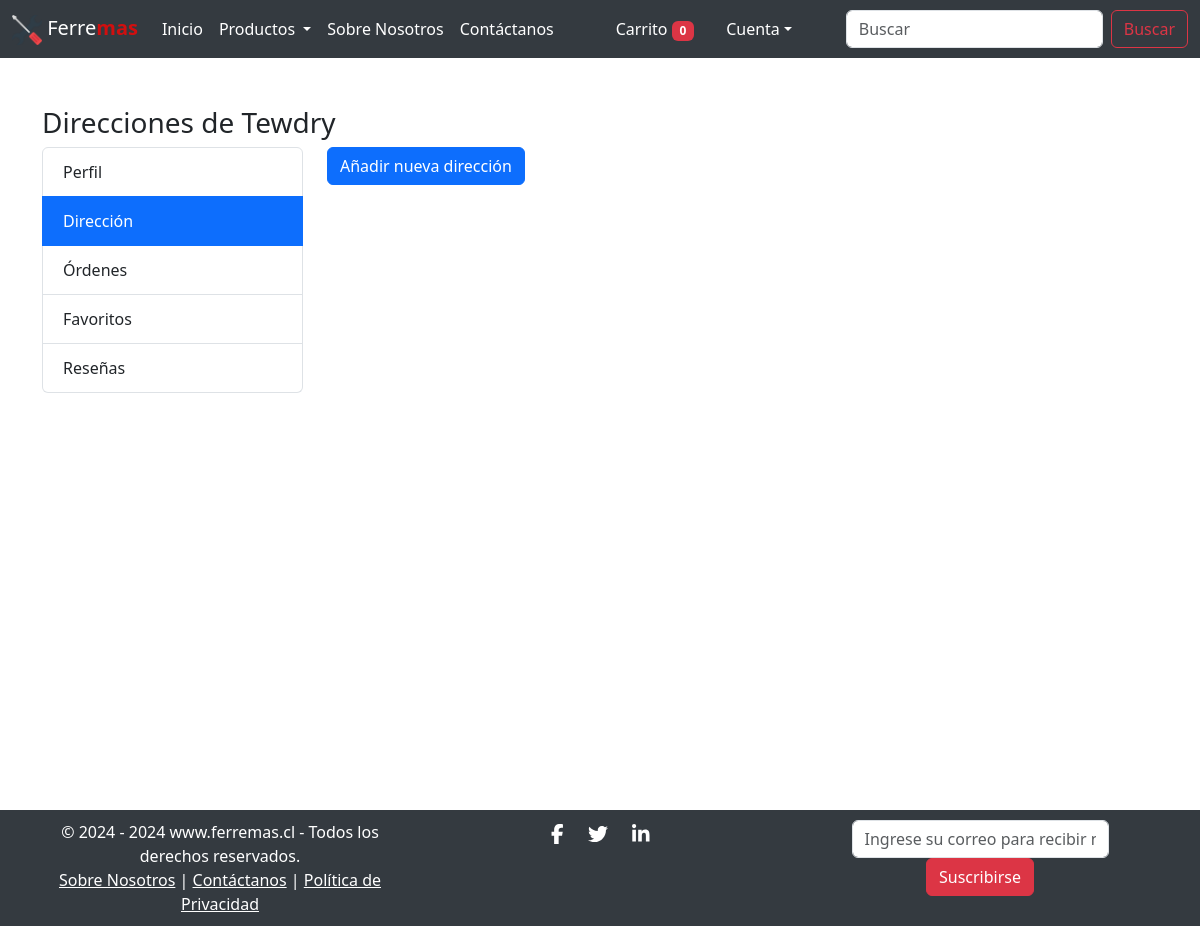
Page /address/ (signed in) on the earlier database version.
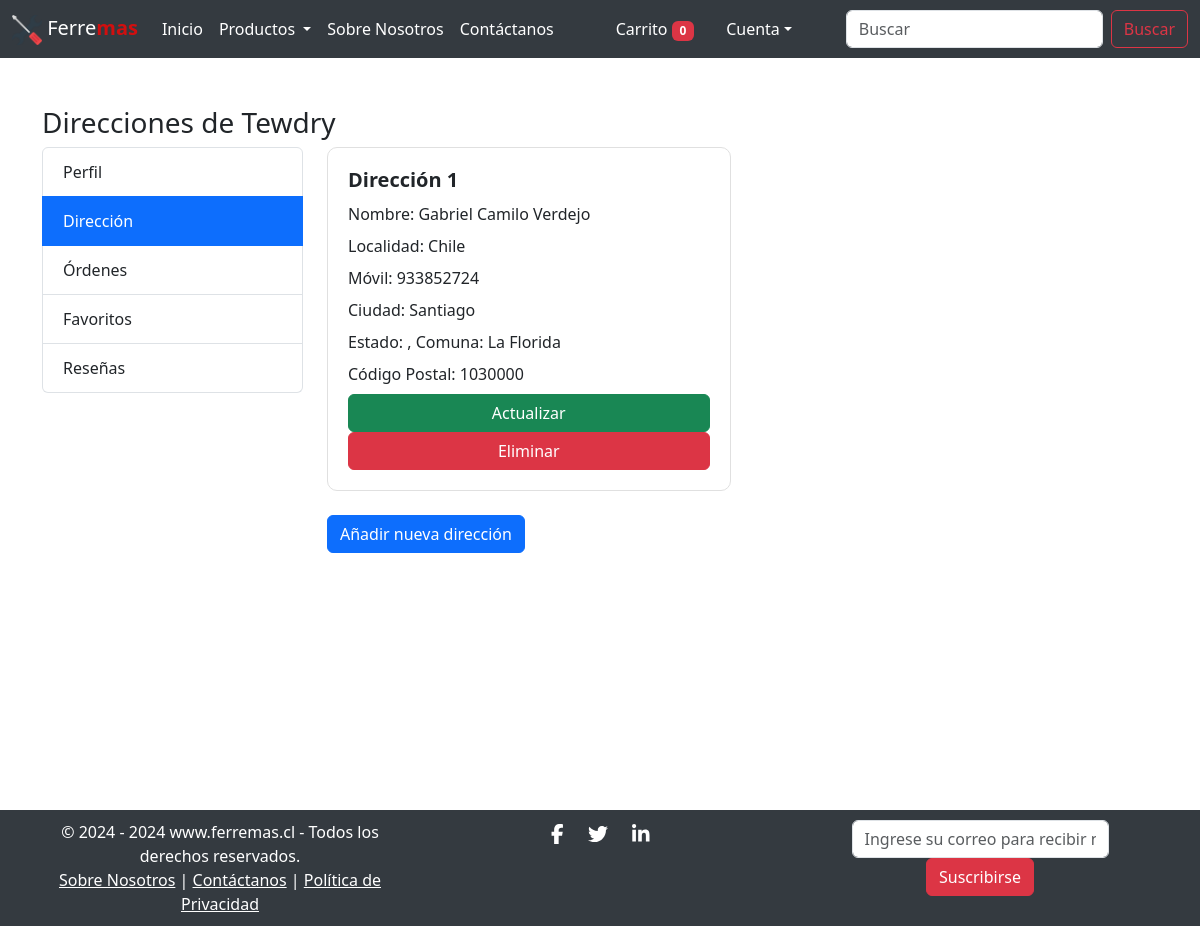
Same page on the later database version.
### core/models.py (models this page shows, shortened)
class Address(models.Model):
    user = models.ForeignKey(User, on_delete=models.CASCADE)
    name = models.CharField(max_length=200)
    locality = models.ForeignKey(Country, on_delete=models.CASCADE)
    city = models.CharField(max_length=50)
    mobile = models.CharField(max_length=15)
    zipcode = models.CharField(max_length=10)
    state = models.ForeignKey(Region, on_delete=models.CASCADE)
    comuna = models.ForeignKey(Comuna, on_delete=models.CASCADE)

class Country(models.Model):
    name = models.CharField(max_length=100)
    def __str__(self):
        return self.name

class Comuna(models.Model):
    region = models.ForeignKey(Region, on_delete=models.CASCADE)
    name = models.CharField(max_length=100)

### core/views.py (the view)
# urls.py: path('address/', views.AddressView.as_view(), name='address'),
class AddressView(LoginRequiredMixin, View):
    def get(self, request):
        addresses = Address.objects.filter(user=request.user)
        return render(request, 'app/address.html', {'addresses': addresses})

### core/context_processors.py (called while the page is built)
def cart_item_count(request):
    if request.user.is_authenticated:
        cart_count = Cart.objects.filter(user=request.user).count()
    else:
        cart_count = 0
    return {'totalitems': cart_count}

### core/templatetags/custom_filters.py (called while the page is built)
@register.filter(name='has_group')
def has_group(user, group_name):
    return user.groups.filter(name=group_name).exists()

### core/templates/app/address.html (shortened to what this page needs)
{% extends 'app/base.html' %}
{% load static %}
{% block main-content %}
<div class="container my-5">
    <div class="row">
        <h3>Direcciones de <span class="text-capitalize">{{ request.user }}</span></h3>
        <div class="col-md-3">
            {% include 'app/profile_menu.html' %}
        </div>
        <div class="col-md-9">
            <div class="row">
                {% for address in addresses %}
                    <div class="col-md-6">
                        <div class="card mb-4">
                            <div class="card-body">
                                <h5 class="card-title">Dirección {{ forloop.counter }}</h5>
                                <p class="card-text">Nombre: {{ address.name }}</p>
                                <p class="card-text">Localidad: {{ address.locality }}</p>
                                <p class="card-text">Móvil: {{ address.mobile }}</p>
                                <p class="card-text">Ciudad: {{ address.city }}</p>
                                <p class="card-text">Estado: {{ address.region.name }}, Comuna: {{ address.comuna.name }}</p>
                                <p class="card-text">Código Postal: {{ address.zipcode }}</p>
                                <a href="{% url 'update_address' pk=address.id %}" class="btn btn-success">Actualizar</a>
                                <a href="{% url 'delete_address' pk=address.id %}" class="btn btn-danger">Eliminar</a>
                            </div>
                        </div>
                    </div>
                {% endfor %}
            </div>
            {% if addresses.count < 3 %}
                <a href="{% url 'add_address' %}" class="btn btn-primary">Añadir nueva dirección</a>
            {% else %}
                <p class="alert alert-info">No puedes añadir más de 3 direcciones.</p>
            {% endif %}
        </div>
    </div>
</div>
{% endblock main-content %}

Differences in the rows shown:
added Address: name "Gabriel Camilo Verdejo", locality "Chile", mobile "933852724", city "Santiago", comuna.name "La Florida", zipcode "1030000"
